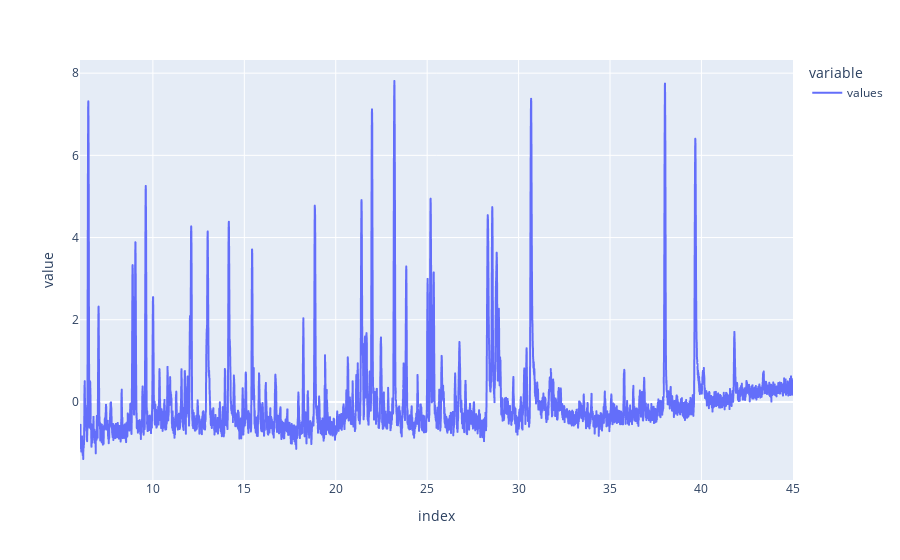

The notebook cell this image was saved under:
### Markdown cell above
Ensuite on fait une normalisation des points de la courbe

### Code cell
temp = (temp - temp.mean())/temp.std()
temp.plot()

### Figure 1 — Plotly figure (JSON) as saved in the notebook; plotly's stock layout.template omitted (floating-point values rounded to 4 significant figures; data arrays with more than 128 entries replaced by an {"elided": "..."} marker saying what was removed)
{"data": [{"hovertemplate": "variable=values<br>index=%{x}<br>value=%{y}<extra></extra>", "legendgroup": "values", "line": {"color": "#636efa", "dash": "solid"}, "mode": "lines", "name": "values", "showlegend": true, "type": "scattergl", "x": {"elided": "6608 float values"}, "xaxis": "x", "y": {"elided": "6608 float values"}, "yaxis": "y"}], "layout": {"legend": {"title": {"text": "variable"}, "tracegroupgap": 0}, "margin": {"t": 60}, "xaxis": {"anchor": "y", "domain": [0, 1], "title": {"text": "index"}}, "yaxis": {"anchor": "x", "domain": [0, 1], "title": {"text": "value"}}}}
